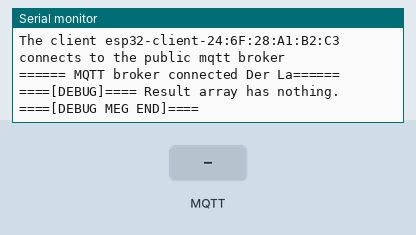
This sketch was run on a simulated ESP32. Parts: the last lines printed to the serial monitor. Inputs (shaded band) come from the test bench. WiFi joins after 1.5 s; servers stay silent unless stated; no MQTT or app messages arrive unless stated.

Above: at 2.7 s.
2.8 s: MQTT message "1" arrives on the first subscribed topic
At 4.4 s:
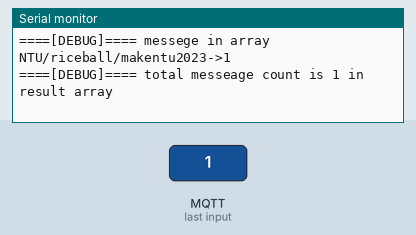
5.0 s: MQTT message "on" arrives on the first subscribed topic
At 6.3 s:
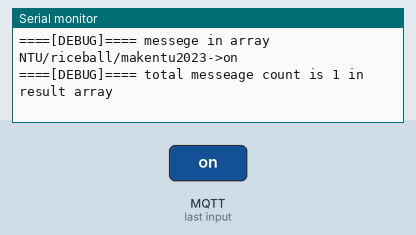
7.1 s: MQTT message "off" arrives on the first subscribed topic
At 8.5 s:
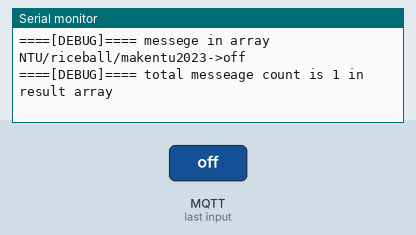
9.1 s: MQTT message "1" arrives on the second subscribed topic
At 10.5 s:
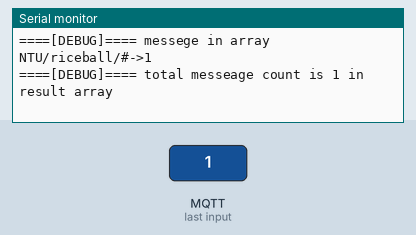
11.1 s: MQTT message "on" arrives on the second subscribed topic
At 12.5 s:
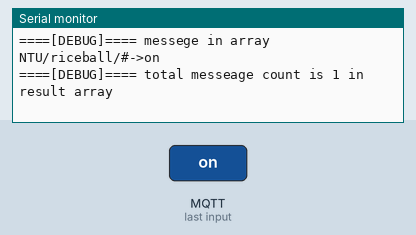
13.2 s: MQTT message "off" arrives on the second subscribed topic
At 14.2 s:
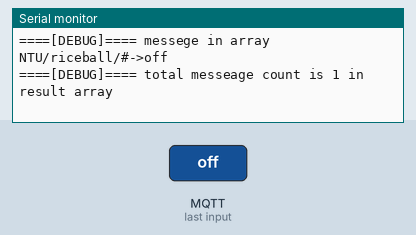

The sketch:

sensor_box_esp32.ino
```cpp
#include <WiFi.h>
#include <PubSubClient.h>

#include "Wire.h"
#include <SPI.h>
#include <stdlib.h>
#include <SD.h>
// #include <I2C_RTC.h>
// #include <LowPower.h>
// WiFi
// const char *ssid = "CHIEH-HSIANGFAN"; // Enter your WiFi name
// const char *password = "brainbrian2000";  // Enter WiFi password
const char *ssid = "SCplusNTU"; // Enter your WiFi name
const char *password = "smartcampus206";  // Enter WiFi password
#define DEBUG_MSG_SEND 1
#define DEBUG_MSG_RECV 1
// MQTT Broker->if want to set it,
// need call the function in class MQTT and call it by constructor.
// this is initial statement of mqtt to avoid send some garbages and broke other programs.
char *_mqtt_broker = "scplus-iot.ipcs.ntu.edu.tw";
char *_mqtt_topic = "NTU/riceball/makentu2023";
char *_mqtt_username = "brainbrian2000";
char *_mqtt_password = "test";
int _mqtt_port = 1883;

WiFiClient espClient;
PubSubClient mqttclient(espClient);
static String result="";
#define result_arr_size 100
String result_arr[result_arr_size];
/*
void callback(char *topic, byte *payload, unsigned int length) {
 Serial.print("Message arrived in topic: ");
 Serial.println(topic);
 Serial.print("Message:");
 for (int i = 0; i < length; i++) {
     Serial.print((char) payload[i]);
    result += (char) payload[i];
 }
 Serial.println();
 Serial.println("-----------------------");
}
*/
class MQTT{
    /** Message
     * this class need static PubSubClient named mqttclient
     * just the mqtt saved properties and to let code cleaner.
    */
    public:
        // const char *mqtt_broker = "35.194.169.153";
        // char *mqtt_broker = "scplus-iot.ipcs.ntu.edu.tw";
        // char *mqtt_topic = "NTU/riceball/makentu2023";
        // char *mqtt_username = "testing";
        // char *mqtt_password = "test";
        // int mqtt_port = 1883;
        char *mqtt_broker = _mqtt_broker;
        char *mqtt_topic = _mqtt_topic;
        char *mqtt_username = _mqtt_username;
        char *mqtt_password = _mqtt_password;
        int mqtt_port = _mqtt_port;
        MQTT(){
            // static PubSubClient mqttclient(espClient);
        }
        MQTT(char *broker,char * topic){this->mqtt_broker = broker;this->mqtt_topic = topic;}
        // MQTT(char *broker,char * topic,int port);
        // MQTT(char *broker,char * topic,char *username,int port);
        // MQTT(char *broker,char * topic,char *username,char *password,int port);
        // ~MQTT();

        void set_mqtt(char *broker,char * topic,char *username,char *password,int port){
            mqtt_port = port;
            mqtt_password = password;
            mqtt_username = username;
            mqtt_broker = broker;
            mqtt_topic = topic;
        }

        static void callback_mqtt(char *topic, byte *payload, unsigned int length) {
            // Serial.print("Message arrived in topic: ");
            // Serial.println(topic);
            // Serial.print("Message:");
            result = "";
            for (int i = 0; i < length; i++) {
                // Serial.print((char) payload[i]);
                result += (char) payload[i];
            }
            for(int j =0;j<result_arr_size;j++){
                if(result_arr[j].equals("")){
                    result_arr[j] = String(topic)+"->"+result;
                    break;
                }
                // else{
                    // Serial.println("next_arr_index = "+String(j));
                // }
            }
            // result = "";
            // Serial.println();
            // Serial.println("-----------------------");
            // return result;
        }
        void setup_mqtt(){
            mqttclient.setServer(mqtt_broker, mqtt_port);
            mqttclient.setCallback(callback_mqtt);
            while (!mqttclient.connected()) {
                String client_id = "esp32-client-";
                client_id += String(WiFi.macAddress());
                Serial.printf("The client %s connects to the public mqtt broker\n", client_id.c_str());
                if (mqttclient.connect(client_id.c_str(), mqtt_username, mqtt_password)) {
                    Serial.println("====== MQTT broker connected Der La======");
                } else {
                    Serial.print("failed with state, reconnecting");
                    Serial.print(mqttclient.state());
                    delay(2000);
                }
            }
        }
        void publish(String outputstr){
            char * temp = new char[outputstr.length()+1];
            outputstr.toCharArray(temp, outputstr.length()+1);

            mqttclient.publish(mqtt_topic,temp);
            delete temp;
        }
        void subscribe(){
            mqttclient.subscribe(mqtt_topic);
        }
        void subscribe(char* temp){
            mqttclient.subscribe(temp);
        }
        void unsubscribe(){
            mqttclient.unsubscribe(mqtt_topic);
        }
        void unsubscribe(char *temp){
            mqttclient.unsubscribe(temp);
        }
        void clear_result_arr(){
            for(int i =0;i<result_arr_size;i++){
                result_arr[i] = "";
            }
        }
        String read_result_arr(int i){
            return result_arr[i];
        }
        void mqtt_read_broker_message(){
            for (int i = 0; i <result_arr_size;i++){
                mqttclient.loop();
                if(result==""){
                    break;
                }
            }
        }
};


MQTT mqtt;
MQTT mqtt2;
void setup() {
 // Set software serial baud to 115200;
 Serial.begin(115200);
 // connecting to a WiFi network
 WiFi.begin(ssid, password);
 while (WiFi.status() != WL_CONNECTED) {
     delay(500);
     Serial.println("Connecting to WiFi..");
 }
    Serial.println("Connected to the WiFi network");
    // mqtt2.set_mqtt(_mqtt_broker,"NTU/riceball/testlalala",_mqtt_username,_mqtt_password,_mqtt_port);
    // mqtt2.setup_mqtt();
    // mqtt2.subscribe();
    mqtt.set_mqtt(_mqtt_broker,_mqtt_topic,_mqtt_username,_mqtt_password,_mqtt_port);
    mqtt.setup_mqtt();
    mqtt.subscribe();
    // if want to subscribe all messeage under some topic need using this statement to subscribe.
    // if set the other mqtt using # is danger because it cannot send messages with #.
    mqtt.subscribe("NTU/riceball/#");

}


void loop() {
    delay(1000);
    #if DEBUG_MSG_SEND
        /*
        Send testing messeage to broker
        */
        for (int i = 0; i <6;i++){
            mqtt.publish("this is messeage "+String(i));//send with setted topic.
            mqtt2.publish("this is messeage "+String(i));//send with setted topic.
        }
    #endif

    /*
    read the message limit until the read messeage is null.
    ->read all unread msg at broker.
    */
    mqtt.mqtt_read_broker_message();

    #if DEBUG_MSG_RECV
        /*
        print the message in array, this part will be rewrite by the other application,
        like read airquality state or upload pipe state.
        messeage format: [topic]->[messeage]
        */
        if(!result_arr[0].equals("")){
            for (int i = 0; i <result_arr_size; i++){
                if(result_arr[i].equals("")){
                    Serial.println("====[DEBUG]==== total messeage count is "+String(i)+" in result array\n\n");
                    break;
                }
                else{
                    Serial.println("====[DEBUG]==== messege in array "+result_arr[i]);
                }
            }
        }
        else{
            Serial.println("====[DEBUG]==== Result array has nothing. ====[DEBUG MEG END]====");
        }
    #endif


    // /*

    // */
    // delay(1000);
    mqtt.clear_result_arr();
}
```

Measured:
- after the input at 2.8 s, the serial monitor: prints a new line after 0.78 s (image 1)
- after the input at 5.0 s, the serial monitor: prints a new line after 0.62 s (image 2)
- after the input at 7.1 s, the serial monitor: prints a new line after 0.56 s (image 3)
- after the input at 9.1 s, the serial monitor: prints a new line after 0.59 s (image 4)
- after the input at 11.1 s, the serial monitor: prints a new line after 0.63 s (image 5)
- after the input at 13.2 s, the serial monitor: prints a new line after 0.57 s (image 6)
